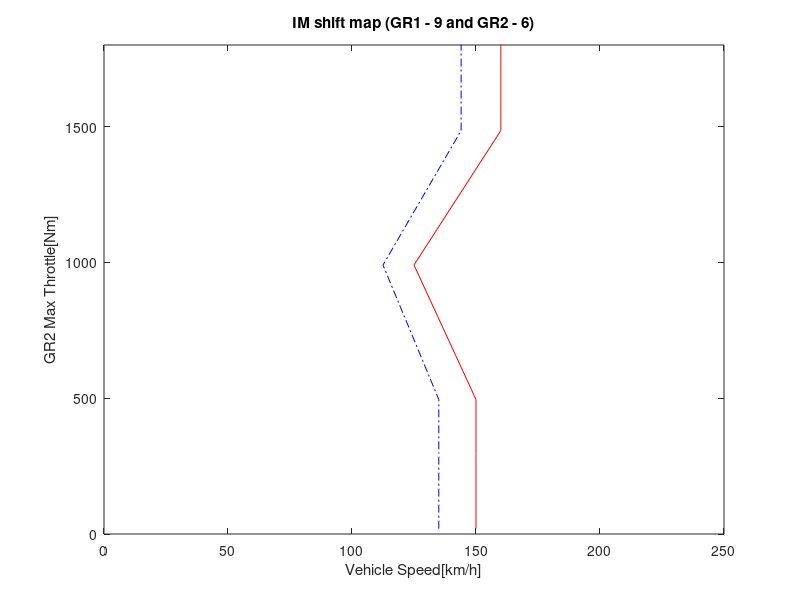
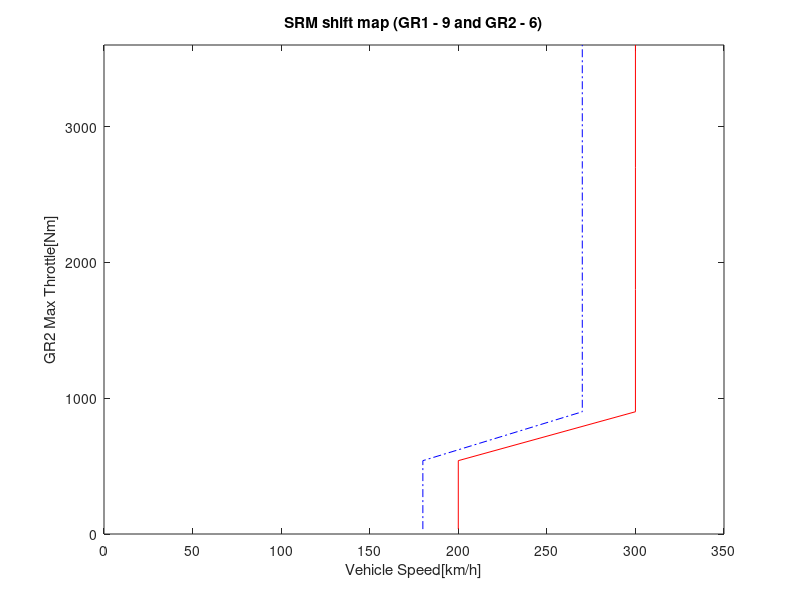

MATLAB code to generate these figures, in order:

clear all
close all
clc
clf
clear

Rt = 0.406 * 0.96;

GR1=9;
GR2=6;

%IM map

wshift=[150 150 150 125 160 160];
dwshift=0.9.*wshift;
Tshift=330*GR2.*[0.01 0.15 0.25 0.5 0.75 1];
figure(1)
plot(wshift,Tshift,'-r',dwshift,Tshift,'-.b');
title(['IM shift map (GR1 - 9 and GR2 - 6)']);
% ,num2str(GR1)
xlim([0 250]);ylim([0 300*GR2]);
xlabel('Vehicle Speed[km/h]');ylabel('GR2 Max Throttle[Nm]');

%SRM map

wshift=[200 200 300 300 300 300];
dwshift=0.9.*wshift;
Tshift=600*GR2.*[0.01 0.15 0.25 0.5 0.75 1];
figure(2)
plot(wshift,Tshift,'-r',dwshift,Tshift,'-.b');
title(['SRM shift map (GR1 - 9 and GR2 - 6)']);
% ,num2str(GR1)
xlim([0 350]);ylim([0 600*GR2]);
xlabel('Vehicle Speed[km/h]');ylabel('GR2 Max Throttle[Nm]');